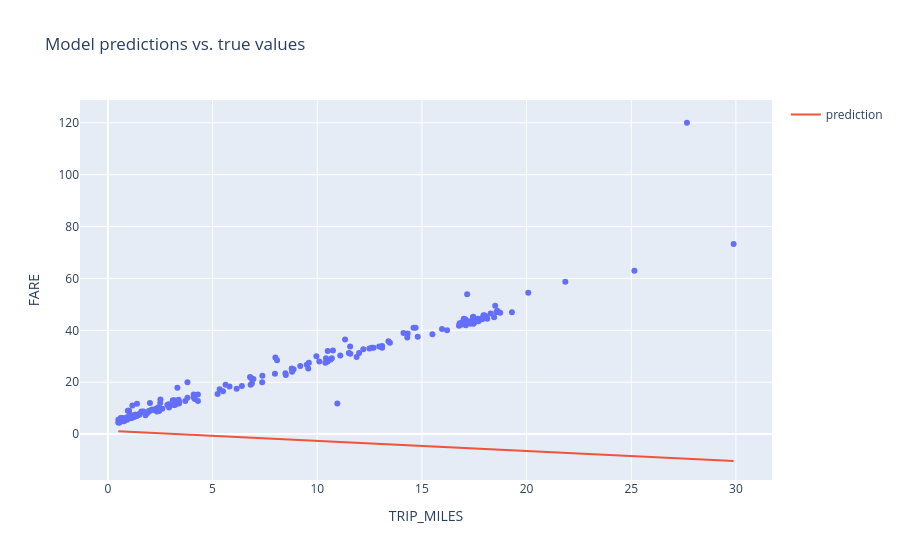

Notebook cell for this chart:
### Code cell
#@title Code - Experiment 2

# The following variables are the hyperparameters.
# TODO - Adjust these hyperparameters to see how they impact a training run.
settings_2 = ml_edu.experiment.ExperimentSettings(
    learning_rate = 0.001,
    number_epochs = 20,
    batch_size = 500,
    input_features = ['TRIP_MILES']
)

metrics = [keras.metrics.RootMeanSquaredError(name='rmse')]

model_2 = create_model(settings_2, metrics)

experiment_2 = train_model('one_feature_hyper', model_2, training_df, 'FARE', settings_2)

ml_edu.results.plot_experiment_metrics(experiment_2, ['rmse'])
ml_edu.results.plot_model_predictions(experiment_2, training_df, 'FARE')

### Figure 1 — Plotly figure (JSON) as saved in the notebook; plotly's stock layout.template omitted (floating-point values rounded to 4 significant figures; data arrays with more than 128 entries replaced by an {"elided": "..."} marker saying what was removed)
{"data": [{"hovertemplate": "TRIP_MILES=%{x}<br>FARE=%{y}<extra></extra>", "legendgroup": "", "marker": {"color": "#636efa", "symbol": "circle"}, "mode": "markers", "name": "", "orientation": "v", "showlegend": false, "type": "scatter", "x": {"elided": "200 float values"}, "xaxis": "x", "y": {"elided": "200 float values"}, "yaxis": "y"}, {"mode": "lines", "name": "prediction", "type": "scatter", "x": {"elided": "200 float values"}, "y": {"elided": "200 float values"}}], "layout": {"legend": {"tracegroupgap": 0}, "title": {"text": "Model predictions vs. true values"}, "xaxis": {"anchor": "y", "domain": [0, 1], "title": {"text": "TRIP_MILES"}}, "yaxis": {"anchor": "x", "domain": [0, 1], "title": {"text": "FARE"}}}}
